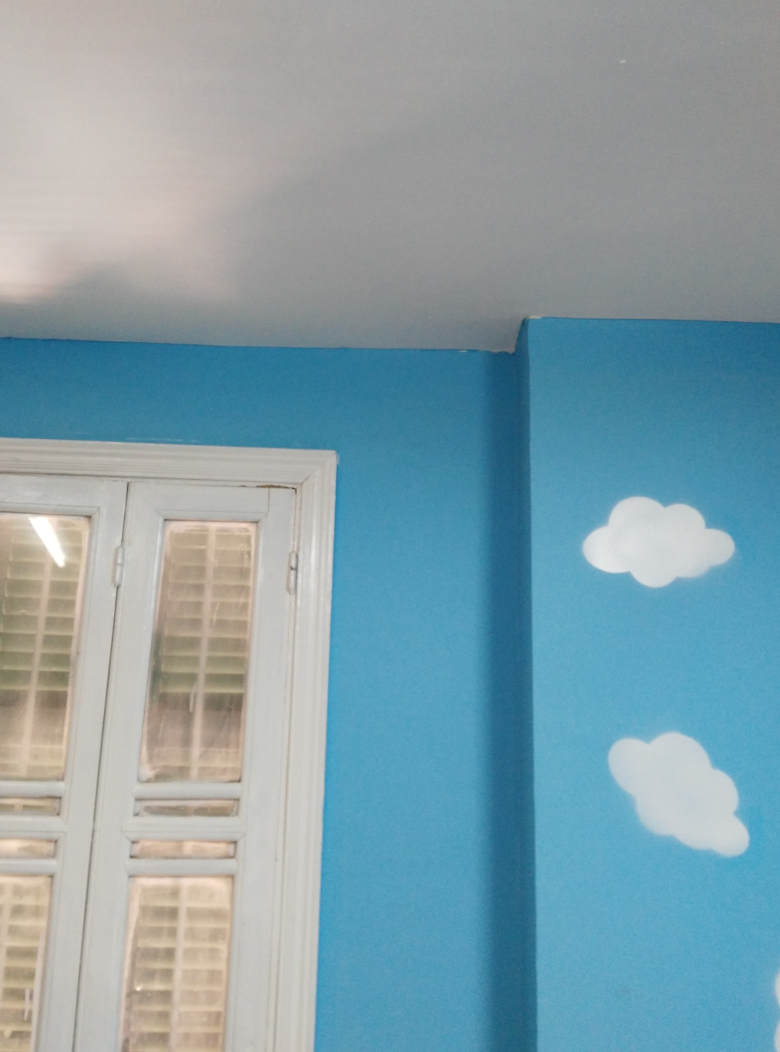
#> input picture Stitching/1.jpg, 3120 x 4208 px (shown at 1/4 size); its folder holds only this picture in this run
$ python -i Image_processing_GUI.py   (imports and definitions only)
#> lines starting #> are read from the running program, lines starting #| are printed output that depends on the picture; after the words box and inside, x2 and y2 are one past the last pixel; in counts of white or black regions, pixels touching at a corner belong together
from PyQt5.QtWidgets import *
from PyQt5.QtGui import *
from PyQt5 import QtGui
import sys
import cv2
import numpy as np

#
#
#
#
#######################        Stitching Code      #######################
# [13 lines left out: function Stitch, not called in this run]
#
#
#
#
##################      end of stitching function       ##############


#
#
#
#
###############     Start of coloring code    ######################
#
#
#
#

def nothing(x):
    print(x)


refPt = []
cropping = False


# [99 lines left out: functions click_and_crop, coloring, Decoration, not called in this run]

#
#
#
#
####################      end of decoration code      ####################
#
#
#
#
#
#
#
#
####################      Start of Adding Furniture Code      ####################
#
#
#
#

def Furniture_Analysis(Furniture_Path):
#> called with Furniture_Path = '../Stitching/1.jpg'
    Furniture_original_image = cv2.imread(Furniture_Path)
#> Furniture_original_image is the input picture: shape (4208, 3120, 3); mean B, G, R 168.7, 159.7, 131.7
    Furniture_image_copy = Furniture_original_image.copy()

    gray = cv2.cvtColor(Furniture_image_copy, cv2.COLOR_BGR2GRAY)
    (_, black_And_White_Image) = cv2.threshold(gray, 200, 255, cv2.THRESH_BINARY)
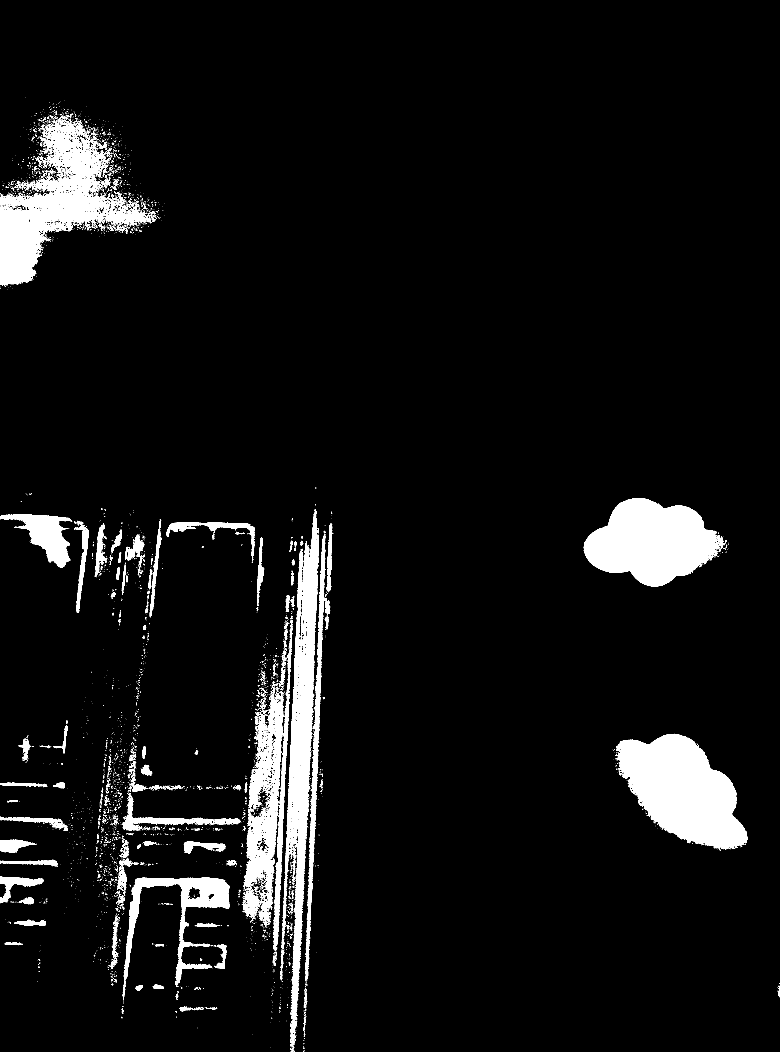
#> black_And_White_Image: shape (4208, 3120) (shown at 1/4 size); 6.1% white; 5206 white regions (4683 under 20 px), largest, box (x1, y1, x2, y2) and area: (2464, 2935, 2990, 3398) 146181, (2335, 1992, 2902, 2346) 127998, (0, 482, 604, 1142) 114762
    cany = cv2.Canny(black_And_White_Image, 20, 170)
#> cany: shape (4208, 3120); 1% white in thin lines or dots

    contours, hirachey = cv2.findContours(cany, cv2.RETR_EXTERNAL, cv2.CHAIN_APPROX_NONE)
#> contours = 13181 contours, 13002 with area under 20; largest, box (x1, y1, x2, y2) and area: (611, 3937, 655, 3955) 526, (542, 3939, 571, 3963) 429, (464, 2268, 478, 2319) 416, (472, 2210, 485, 2252) 296, (1163, 2302, 1174, 2341) 290

    for contour in contours:
        cv2.drawContours(Furniture_image_copy, contour, cv2.FILLED, (0, 0, 0), 3)
#> this loop made 13181 passes
#> contour on passes 1, 3, 5: [[1212, 4207]], [[1174, 4205], [1174, 4206], [1174, 4207], [1174, 4206]], [[1214, 4203], [1213, 4204], [1213, 4205], [1213, 4204]]

    gray_image = cv2.cvtColor(Furniture_image_copy, cv2.COLOR_BGR2GRAY)
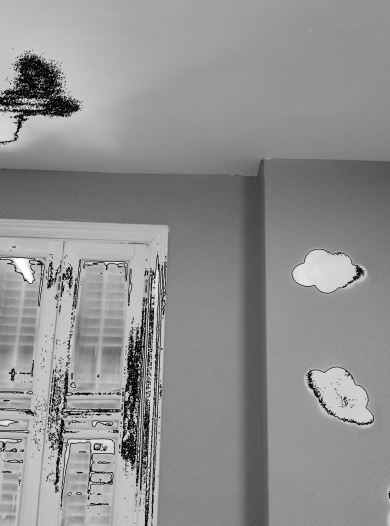
#> gray_image: shape (4208, 3120) (shown at 1/8 size); min 0, max 255, mean 143.6
    (thresh, blackAndWhiteImage) = cv2.threshold(gray_image, 200, 255, cv2.THRESH_BINARY)
#> blackAndWhiteImage: shape (4208, 3120); 4.1% white; 1423 white regions (1118 under 20 px), largest, box (x1, y1, x2, y2) and area: (2474, 2938, 2987, 3394) 134238, (2337, 1995, 2867, 2343) 121839, (1149, 2050, 1273, 3930) 72685
    not_blackAndWhiteImage = cv2.bitwise_not(blackAndWhiteImage)
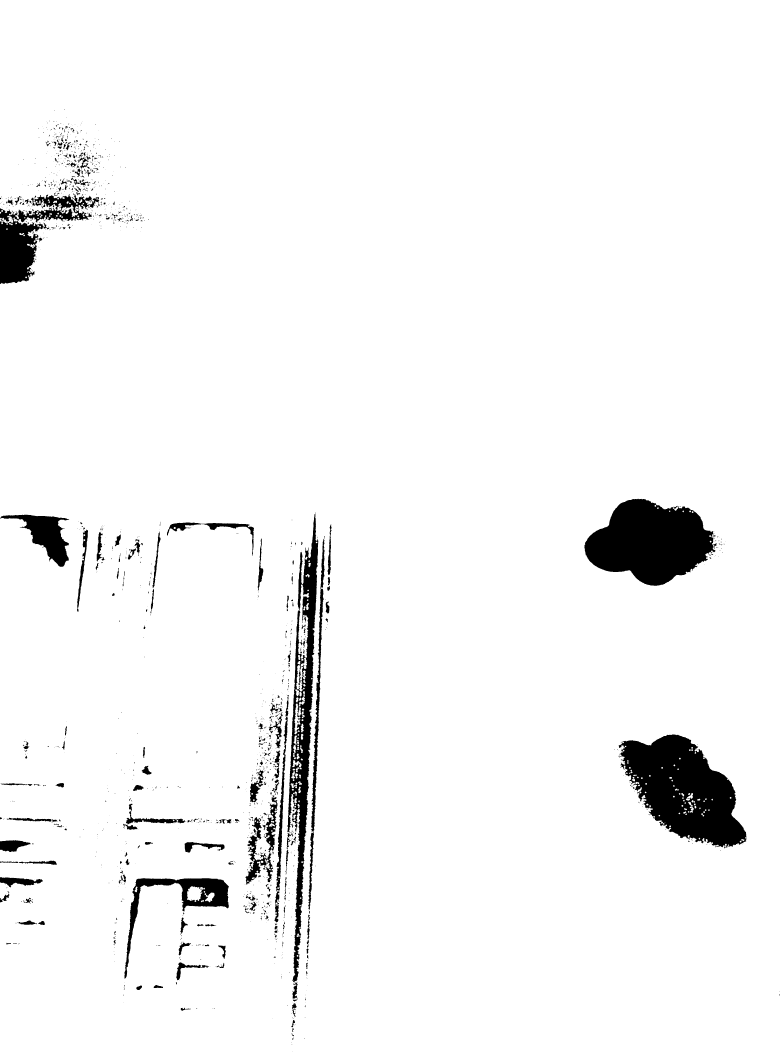
#> not_blackAndWhiteImage: shape (4208, 3120) (shown at 1/4 size); 95.9% white; 1423 black regions (1118 under 20 px), largest, box (x1, y1, x2, y2) and area: (2474, 2938, 2987, 3394) 134238, (2337, 1995, 2867, 2343) 121839, (1149, 2050, 1273, 3930) 72685
    Furniture_with_black_background = cv2.bitwise_and(Furniture_original_image, Furniture_original_image,
                                                      mask=not_blackAndWhiteImage)
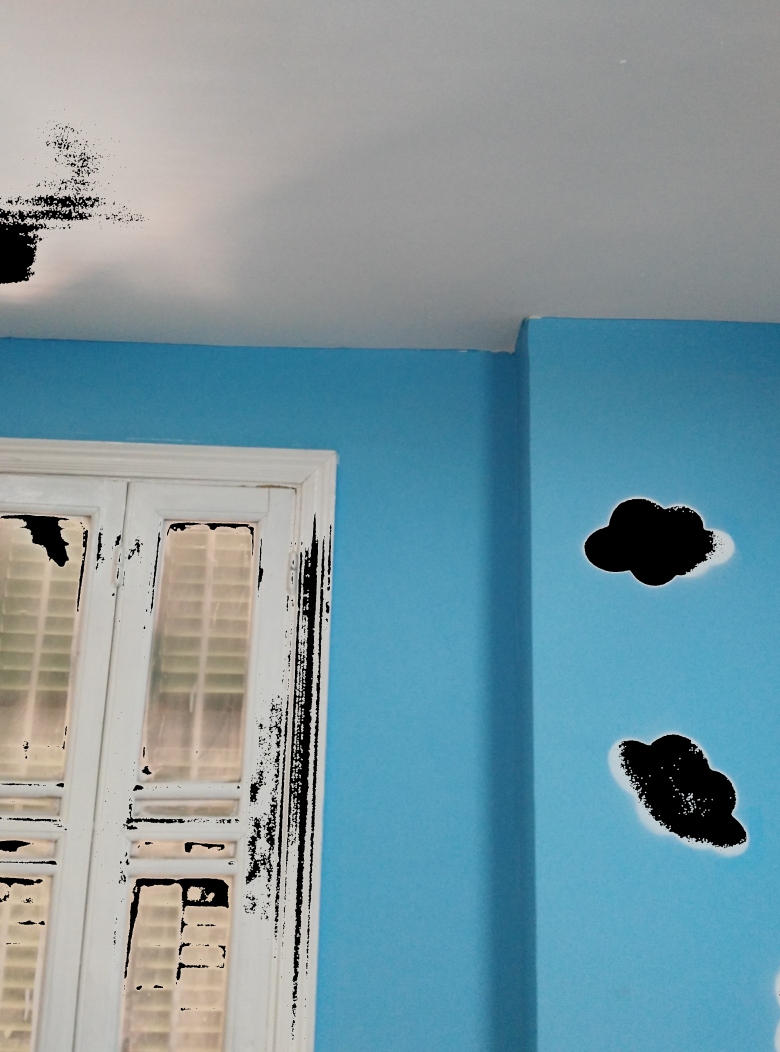
#> Furniture_with_black_background: shape (4208, 3120, 3) (shown at 1/4 size); mean B, G, R 160.2, 151.1, 123.1

    cv2.imwrite("Furniture_with_black_background.png", Furniture_with_black_background)
    cv2.imwrite("Furniture_mask.png", blackAndWhiteImage)


# [70 lines left out: functions Adding_Furniture_Size, Adding_Furniture_with_original_size, not called in this run]


#
#
#
#
#
############       end of Adding Furniture code      ###############
#
#
#
#

#
#
#
#
####################       Start of GUI Code       ####################
#
#
#
#
# [8 lines that did not run here, left out]


# [148 lines that did not run here, left out]

# [5 lines not run here, left out]

>>> result = Furniture_Analysis('../Stitching/1.jpg')

$ run again, on Stitching/2.jpg
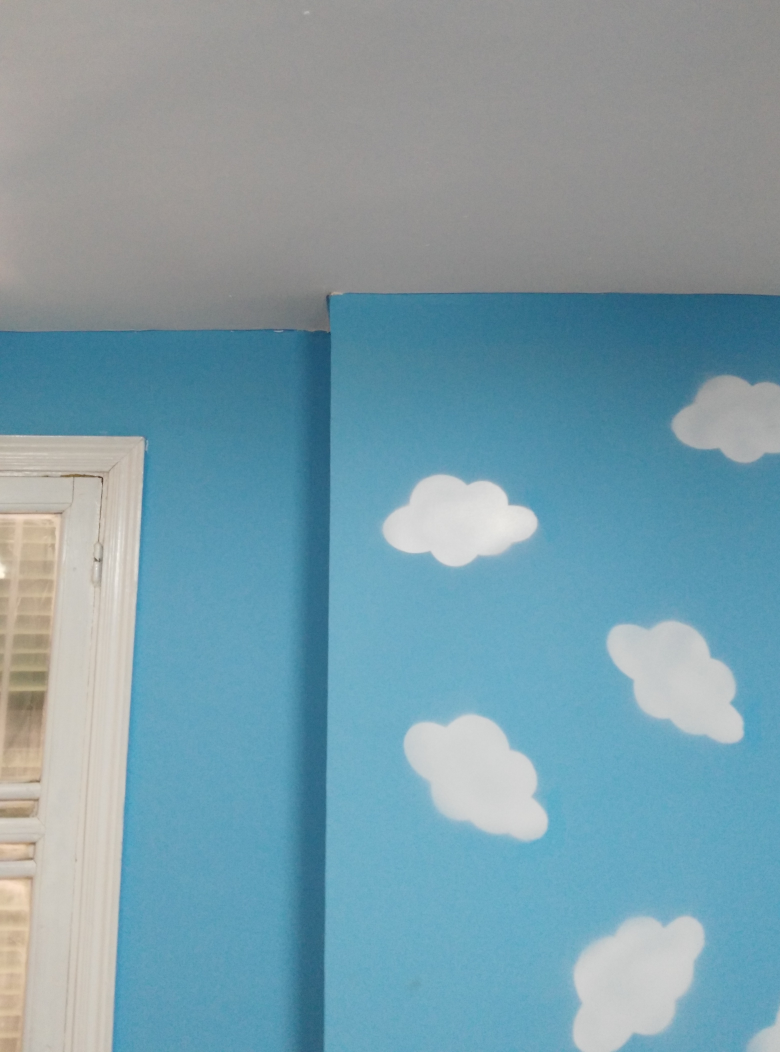
#> input picture Stitching/2.jpg, 3120 x 4208 px (shown at 1/4 size)
#> in Furniture_Analysis, Furniture_original_image is the input picture: shape (4208, 3120, 3); mean B, G, R 169.4, 157.7, 124.6
#> in Furniture_Analysis, `(_, black_And_White_Image) = cv2.threshold(gray, 200, 255, cv2.THRESH_..`:
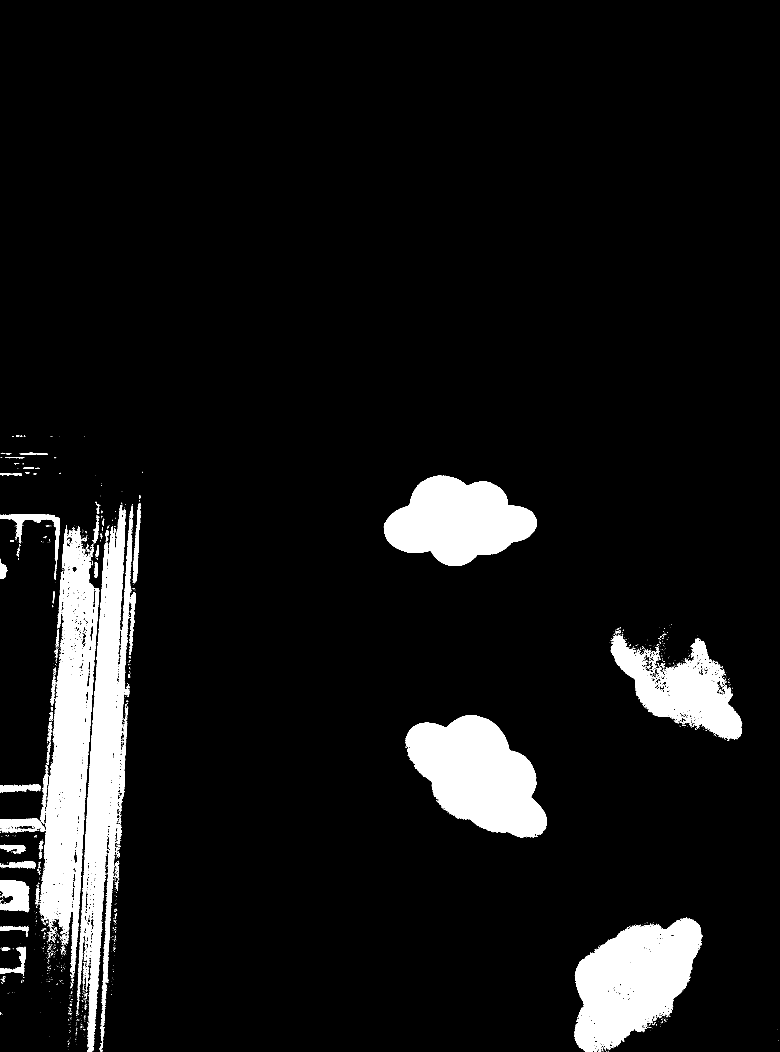
#> black_And_White_Image: shape (4208, 3120) (shown at 1/4 size); 7.9% white; 1895 white regions (1691 under 20 px), largest, box (x1, y1, x2, y2) and area: (156, 2104, 397, 3896) 196612, (311, 2021, 542, 4208) 196407, (1620, 2860, 2188, 3352) 174764
#> cany: shape (4208, 3120); 0.74% white in thin lines or dots, all inside (x1, y1, x2, y2) = (0, 1742, 3116, 4208)
#> contours = 9228 contours, 9088 with area under 20; largest, box (x1, y1, x2, y2) and area: (382, 2180, 396, 2228) 348, (49, 1891, 87, 1903) 272, (248, 2304, 259, 2368) 193, (1535, 1920, 2147, 2264) 170, (386, 2029, 397, 2054) 162
#> the loop in Furniture_Analysis, `for contour in contours:` made 9228 passes
#> contour on passes 1 to 3: [[2432, 4207]], [[2430, 4207]], [[2350, 4207]]
#> blackAndWhiteImage: shape (4208, 3120); 6.1% white; 939 white regions (740 under 20 px), largest, box (x1, y1, x2, y2) and area: (1624, 2862, 2185, 3347) 169040, (318, 2029, 526, 4087) 143277, (1538, 1904, 2144, 2261) 141262
#> in Furniture_Analysis, `Furniture_with_black_background = cv2.bitwise_and(Furniture_original_i..`:
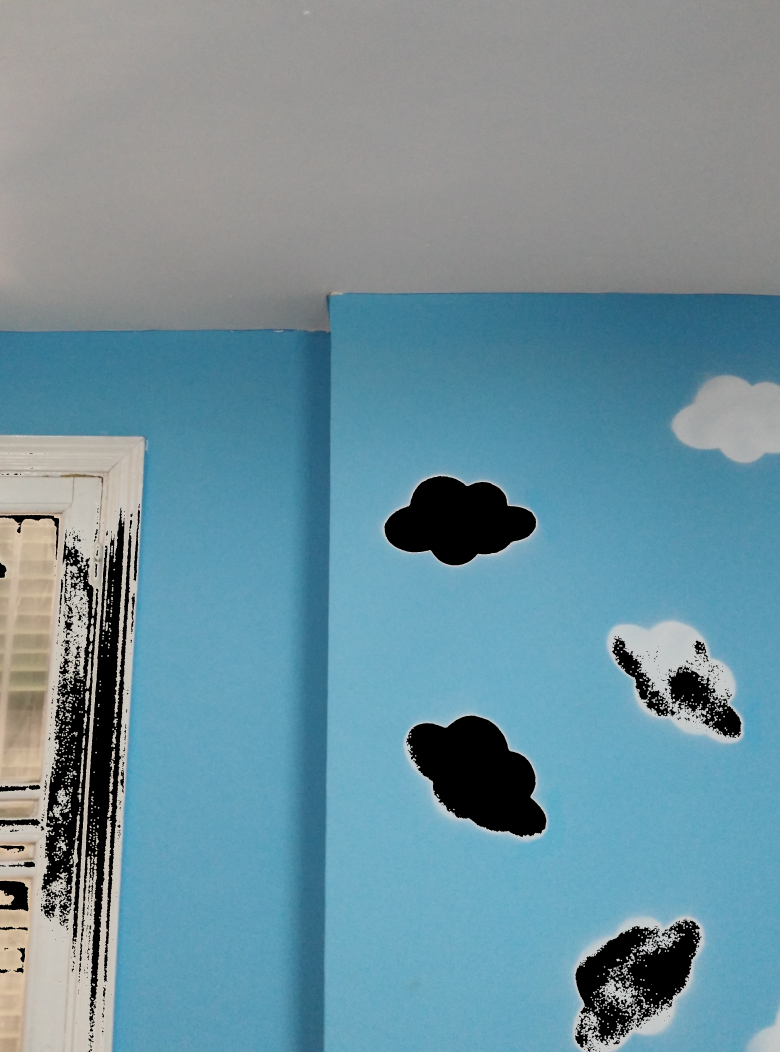
#> Furniture_with_black_background: shape (4208, 3120, 3) (shown at 1/4 size); mean B, G, R 156.9, 144.9, 111.8
